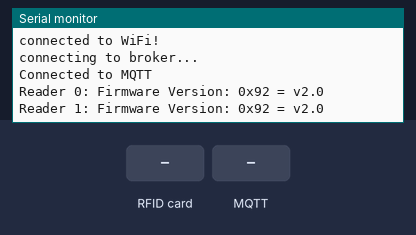
Bench run of a sketch on a simulated Arduino MKR. On the bench: the last lines printed to the serial monitor. The test bench sets the inputs (shaded band). WiFi joins after 1.5 s; servers stay silent unless stated; no MQTT or app messages arrive unless stated.

Above: at 3.8 s.
3.9 s: RFID card C4 4A A9 2F held to the reader
At 4.4 s:
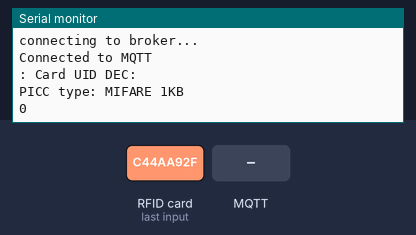
5.4 s: MQTT message "411732143" arrives on the first subscribed topic
At 6.8 s:
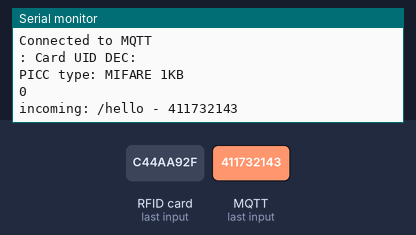

The sketch:

tablecode.ino
```cpp
/**
 *  Code for tables.
 *
 *  This code connects to a network and an MQTT broker,
 *  then loops to check for a cup being placed down.
 *
 *  If a cup is  placed, then we identify the cup, then
 *  publish a MQTT message with the cup, coaster and table
 *  details.
 *
 */


/**
   Typical pin layout used:
   -----------------------------------------------------------------------------------------
               MFRC522      Arduino       Arduino   Arduino    Arduino          Arduino
               Reader/PCD   Uno/101       Mega      Nano v3    Leonardo/Micro   Pro Micro
   Signal      Pin          Pin           Pin       Pin        Pin              Pin
   -----------------------------------------------------------------------------------------
   RST/Reset   RST          9             5         D9         RESET/ICSP-5     RST
   SPI SS 1    SDA(SS)      ** custom, take a unused pin, only HIGH/LOW required *
   SPI SS 2    SDA(SS)      ** custom, take a unused pin, only HIGH/LOW required *
   SPI MOSI    MOSI         11 / ICSP-4   51        D11        ICSP-4           16
   SPI MISO    MISO         12 / ICSP-1   50        D12  9016      ICSP-1           14
   SPI SCK     SCK          13 / ICSP-3   52        D13        ICSP-3           15
*/

#include <WiFiNINA.h>
#include <SPI.h>
#include <MFRC522.h>
#include <MQTT.h>

const char WIFI_SSID[] = "iot-net"; // WiFI ssid
const char WIFI_PASS[] = "interactive"; //WiFI password

const char mqttServer[] = "broker.shiftr.io"; // broker, with shiftr.io it's "broker.shiftr.io"
const int mqttServerPort = 1883; // broker mqtt port
const char key[] = "c44aa92f"; // broker key
const char secret[] = "fbd69143e3eb2f56"; // broker secret
const char device[] = "arduinolili"; // broker device identifier

#define RST_PIN         9          // Configurable, see typical pin layout above
#define SS_1_PIN        10         // Configurable, take a unused pin, only HIGH/LOW required, must be diffrent to SS 2
#define SS_2_PIN        8          // Configurable, take a unused pin, only HIGH/LOW required, must be diffrent to SS 1

#define NR_OF_READERS   2

int Continent;

byte ssPins[] = {SS_1_PIN, SS_2_PIN};


int status = WL_IDLE_STATUS;
WiFiClient net;
MQTTClient client;

unsigned long lastMillis = 0;

void connect() {
  Serial.print("checking wifi...");
  while ( status != WL_CONNECTED) {
    status = WiFi.begin(WIFI_SSID, WIFI_PASS);
    Serial.print(".");
    delay(1000);
  }
  Serial.println("\nconnected to WiFi!\n");

  client.begin(mqttServer, mqttServerPort, net);

  Serial.println("connecting to broker...");
  while (!client.connect(device, key, secret)) {
    Serial.print(".");
    delay(1000);
  }

  Serial.println("Connected to MQTT");

  client.onMessage(messageReceived);

  client.subscribe("/hello");
  // client.unsubscribe("/hello");
}

void messageReceived(String &topic, String &payload) {
  Serial.println("incoming: " + topic + " - " + payload);
}

int A = 0;

int interval = 1000;
int oldTime = millis();


MFRC522 mfrc522[NR_OF_READERS];   // Create MFRC522 instance.

void setup() {
  Serial.begin(9600); // Initialize serial communications with the PC


  //Begin Wifi and MQTT activities
  connect();

  //Begin card reader activities

  SPI.begin();
  // Init SPI bus

  for (uint8_t reader = 0; reader < NR_OF_READERS; reader++) {
    mfrc522[reader].PCD_Init(ssPins[reader], RST_PIN); // Init each MFRC522 card
    Serial.print(F("Reader "));
    Serial.print(reader);
    Serial.print(F(": "));
    mfrc522[reader].PCD_DumpVersionToSerial();
  }
}

char currentVal;

void loop() {
  client.loop();

  //Begin card reader activities

  for (uint8_t reader = 0; reader < NR_OF_READERS; reader++) {
    // Look for new cards
    if (mfrc522[reader].PICC_IsNewCardPresent() && mfrc522[reader].PICC_ReadCardSerial()) {
      Serial.print(F("Reader "));
      Serial.print(reader);

      // Show some details of the PICC (that is: the tag/card)
      Serial.print(F(": Card UID:"));
      printDec(mfrc522[reader].uid.uidByte, mfrc522[reader].uid.size);
      Serial.println();
      //Serial.println((char*)mfrc522[reader].uid.uidByte);
      //Send UID to server
      oldTime = millis();
      Serial.println("sending req");


  if (!net.connected()) {
    connect();
  }

      client.publish("/hello", String(Continent) + ":" + String(reader) + ":" + String(A));

      Serial.print(F(": Card UID DEC:"));

      Serial.println();
      Serial.print(F("PICC type: "));
      MFRC522::PICC_Type piccType = mfrc522[reader].PICC_GetType(mfrc522[reader].uid.sak);
      Serial.println(mfrc522[reader].PICC_GetTypeName(piccType));
      Serial.println(Continent);
      // Halt PICC
      mfrc522[reader].PICC_HaltA();
      // Stop encryption on PCD
      mfrc522[reader].PCD_StopCrypto1();
    }
  }
}

void printWifiStatus() {
  // print the SSID of the network you're attached to:
  Serial.print("SSID: ");
  Serial.println(WiFi.SSID());

  // print your board's IP address:
  IPAddress ip = WiFi.localIP();
  Serial.print("IP Address: ");
  Serial.println(ip);

  // print the received signal strength:
  long rssi = WiFi.RSSI();
  Serial.print("signal strength (RSSI):");
  Serial.print(rssi);
  Serial.println(" dBm");
}

/**
   Helper routine to dump a byte array as hex values to Serial.
*/
void dump_byte_array(byte *buffer, byte bufferSize) {
  for (byte i = 0; i < bufferSize; i++) {
    Serial.print(buffer[i] < 0x10 ? " 0" : " ");
    Serial.print(buffer[i], HEX);
  }
}

/**
   Helper routine to dump a byte array as dec values to Serial.
*/
void printDec(byte *buffer, byte bufferSize) {
  String uniqueKey = "";

  for (byte i = 0; i < bufferSize; i++) {
    Serial.print(buffer[i], DEC);
    uniqueKey += buffer[i];
  }
  if (uniqueKey == "411732143" || uniqueKey =="42210214624101129" || uniqueKey == "42298612292100128" ) {
    Serial.println("America");
    Continent = 0;

  }
  else if (uniqueKey == "423410214624101128" || uniqueKey =="4248542178101128" || uniqueKey == "4158542178101128" ) {
    Serial.println("Europe");
    Continent = 1;
  }
  else if (uniqueKey == "4218542178101128" || uniqueKey =="4187542178101128" || uniqueKey == "424010214624101128" ) {
    Serial.println("Africa");
    Continent = 2;
  }
  else if (uniqueKey == "42310214624101129" || uniqueKey =="416910214624101128") {
    Serial.println("Asia");
    Continent = 3;
  }
}
```

Measured:
- after the input at 3.9 s, the serial monitor: prints a new line at once (image 1)
- after the input at 5.4 s, the serial monitor: prints a new line at once (image 2)
